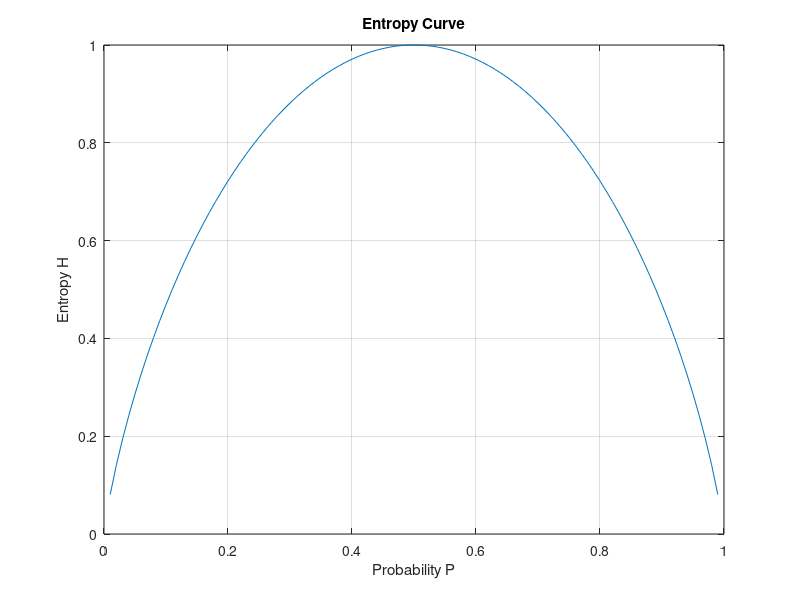
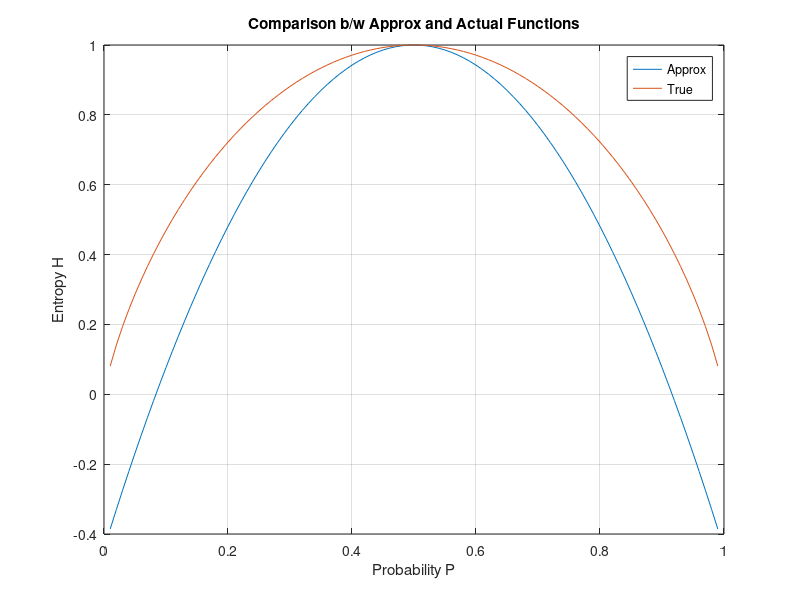

Write the MATLAB code that produced these figures, in order.
p = 0.01:0.01:0.99;
n = length(p);
H = zeros(1, n);

k = 1;
H = -k*(p.*log2(p) + (1-p).*log2(1-p));

figure(1);
plot(p, H);
title('Entropy Curve');
xlabel('Probability P'); ylabel('Entropy H');grid;
epsilon = p -0.5;
a = k;
b = 4*k/log(2);
approx = a - b*(epsilon.^2);

figure(2);
plot(p, approx, p, H);
title('Comparison b/w Approx and Actual Functions');
xlabel('Probability P'); ylabel('Entropy H');
legend('Approx', 'True'); grid;